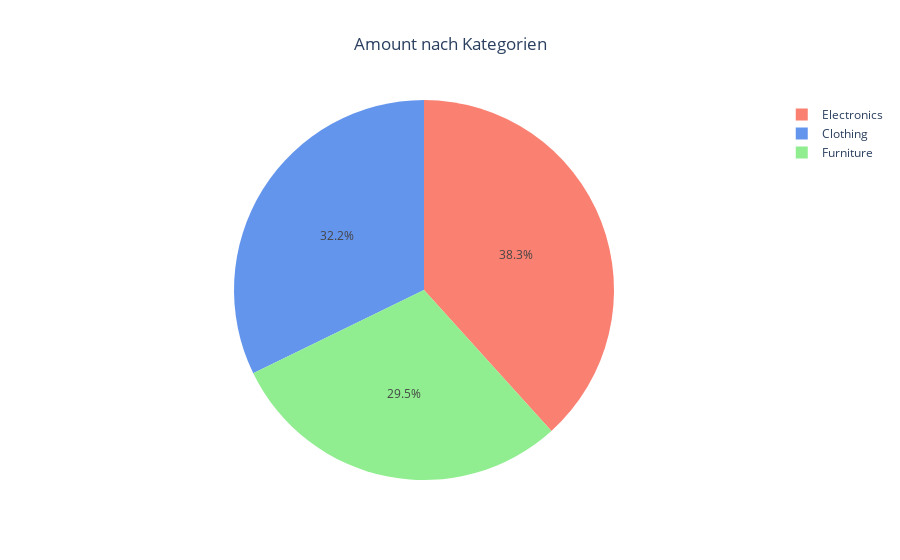

This figure's notebook cell:
### Markdown cell above
# Analyse der Kategorien und Unterkategorien

### Code cell
details_category = details.groupby('Category')[['Amount']].sum().reset_index()
fig = px.pie(details_category, values='Amount', names='Category', color='Category',
             color_discrete_map={'Clothing':'cornflowerblue',
                                 'Electronics':'salmon',
                                 'Furniture':'lightgreen'},
            title='Amount nach Kategorien')
fig.update_layout(title_x=0.5)
fig.show()

### Figure 1 — Plotly figure (JSON) as saved in the notebook; plotly's stock layout.template omitted (floating-point values rounded to 4 significant figures)
{"data": [{"customdata": [["Clothing"], ["Electronics"], ["Furniture"]], "domain": {"x": [0, 1], "y": [0, 1]}, "hovertemplate": "Category=%{customdata[0]}<br>Amount=%{value}<extra></extra>", "labels": ["Clothing", "Electronics", "Furniture"], "legendgroup": "", "marker": {"colors": ["cornflowerblue", "salmon", "lightgreen"]}, "name": "", "showlegend": true, "type": "pie", "values": [139054, 165267, 127181]}], "layout": {"autosize": true, "legend": {"tracegroupgap": 0}, "title": {"text": "Amount nach Kategorien", "x": 0.5}}}
